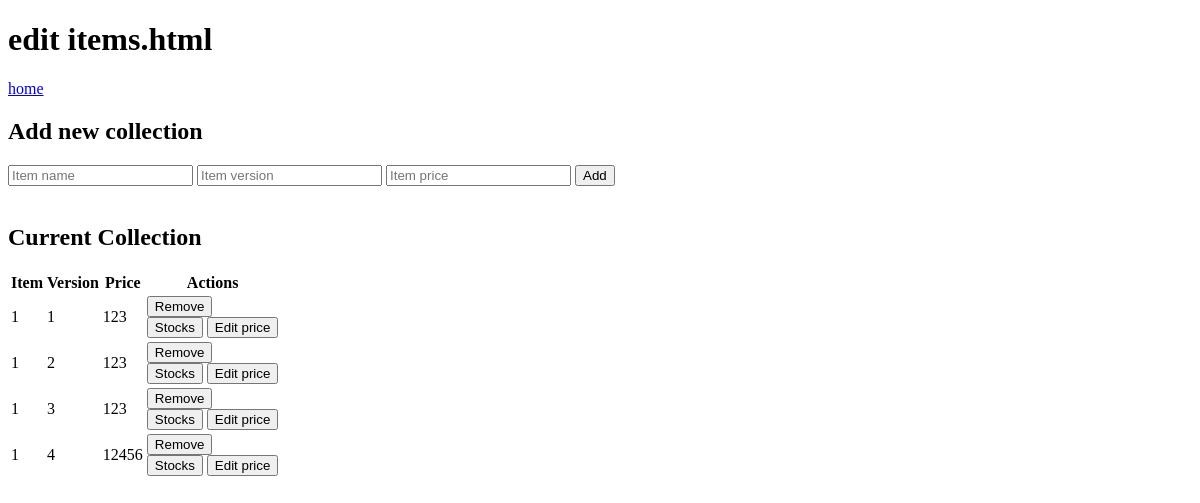
The app's page /edit_item, older data.
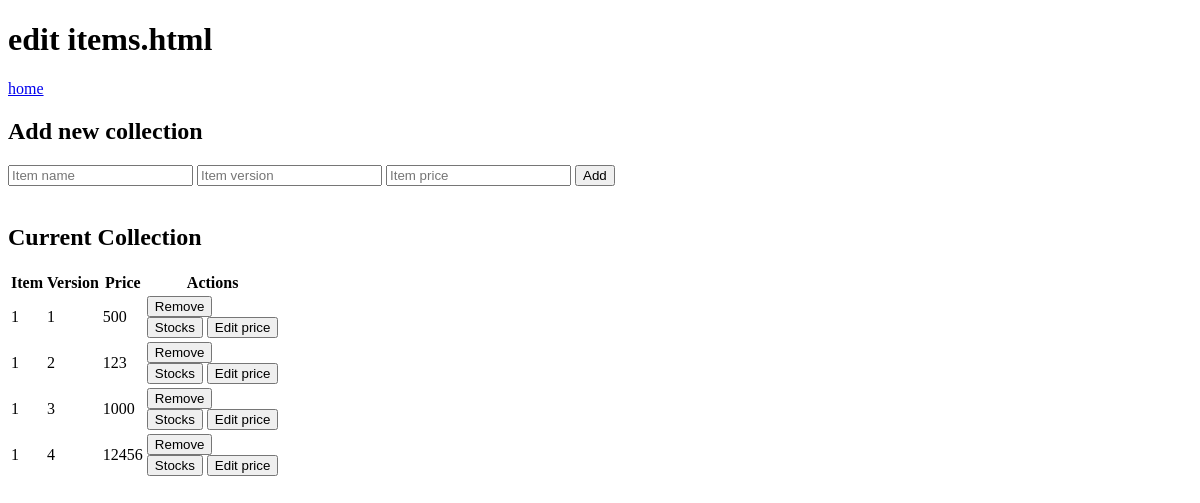
The same page, newer data.
### tables this page shows
CREATE TABLE items (
    ID INTEGER PRIMARY KEY ,
    Item TEXT NOT NULL,
    Version TEXT NOT NULL,
    Price INTEGER NOT NULL
);

### app.py (the view, shortened to what this page needs)
@app.route('/edit_item', methods=['GET', 'POST'])
def edit_items():
    con = sqlite3.connect("endless.db")
    con.row_factory = sqlite3.Row
    db = con.cursor()
    if request.method == 'POST' and request.form.get("action") == "remove":
        item_id = request.form.get("item_id")
        db.execute("DELETE FROM items WHERE ID = ?", item_id)
        db.execute("DELETE FROM size_and_stocks WHERE item_id = ?", item_id)
        con.commit()
    items = db.execute("SELECT * FROM items ORDER BY Version").fetchall()
    size = db.execute("SELECT * FROM sizes").fetchall()
    con.close()
    return render_template('edit_items.html', item=items, size=size)

### templates/edit_items.html (shortened to what this page needs)
<!DOCTYPE html>
<html lang="en">
<head>
</head>
<body>
<header>
    <h1>edit items.html</h1> <a href="/">home</a>
</header>
<h2>Add new collection</h2>
<form action="/edit_item" method="post">
    <input type="text" name="item_name" placeholder="Item name">
    <input type="text" name="version" placeholder="Item version">
    <input type="number" name="price" placeholder="Item price">
    <button type="submit" name="action" value="add">Add</button>
</form>
<br>
<h2>Current Collection</h2>
{% if not item %}
    <p>No items found</p>
{% else %}
    <table>
        <thead>
        <tr>
            <th>Item</th>
            <th>Version</th>
            <th>Price</th>
            <th>Actions</th>
        </tr>
        </thead>
        <tbody>
        {% for item in item %}
            <tr>
                <td>{{ item.Item }}</td>
                <td>{{ item.Version }}</td>
                <td id="price_{{ item.Version }}">{{ item.Price }}</td>
                <td>
                    <form action="/edit_item" method="post">
                        <button type="submit" name="action" value="remove">Remove</button>
                    </form>
                    <button type="button" onclick="createTable({{ item.ID|tojson }}); tableHinder({{ item.ID|tojson }})"
                            id="stock_edit">Stocks
                    </button>
                    <button type="button" onclick="editPriceButtonHandler({{ item.Item }}, {{ item.Price|tojson }}, {{ item.Version }})" id="edit_price_button_{{ item.Version }}">Edit price</button>
                </td>
            </tr>
        {% endfor %}
        </tbody>
    </table>
{% endif %}
</body>
</html>

Row changes from the older to the newer data that the page shows:
changed items (number 1 of 4 on the later page): Price "123" → "500"
changed items (number 3 of 4 on the later page): Price "123" → "1000"
